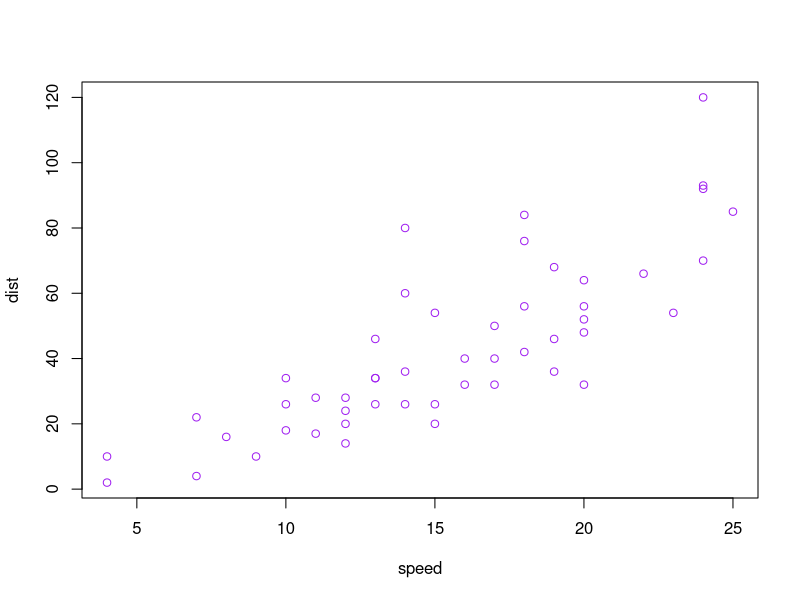

R code for this plot:
## ---- chunk 1
plot(cars, col = "purple")
summary(cars)
